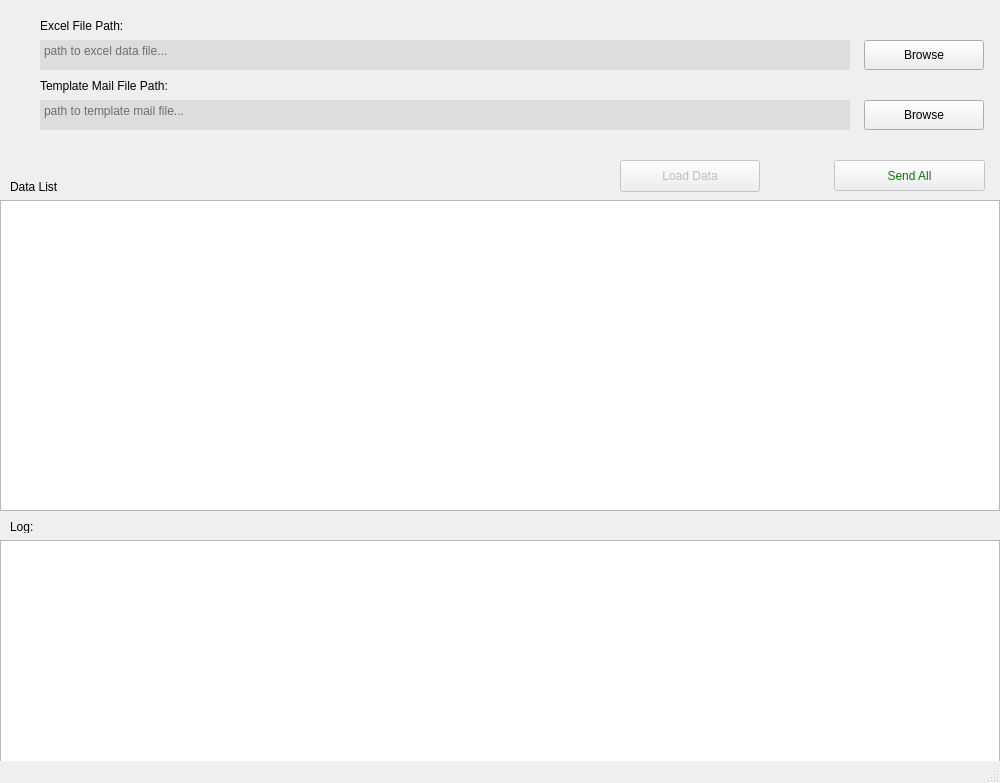
<?xml version="1.0" encoding="UTF-8"?>
<ui version="4.0">
 <class>mainWindow</class>
 <widget class="QMainWindow" name="mainWindow">
  <property name="geometry">
   <rect>
    <x>0</x>
    <y>0</y>
    <width>1000</width>
    <height>783</height>
   </rect>
  </property>
  <property name="sizePolicy">
   <sizepolicy hsizetype="Maximum" vsizetype="Fixed">
    <horstretch>1</horstretch>
    <verstretch>0</verstretch>
   </sizepolicy>
  </property>
  <property name="windowTitle">
   <string>CatRunner :: Send Mail With Template</string>
  </property>
  <widget class="QWidget" name="centralwidget">
   <widget class="QPushButton" name="btnLoadData">
    <property name="enabled">
     <bool>false</bool>
    </property>
    <property name="geometry">
     <rect>
      <x>620</x>
      <y>160</y>
      <width>140</width>
      <height>32</height>
     </rect>
    </property>
    <property name="text">
     <string>Load Data</string>
    </property>
   </widget>
   <widget class="QTextEdit" name="inpDataFilePath">
    <property name="enabled">
     <bool>true</bool>
    </property>
    <property name="geometry">
     <rect>
      <x>40</x>
      <y>40</y>
      <width>810</width>
      <height>30</height>
     </rect>
    </property>
    <property name="sizePolicy">
     <sizepolicy hsizetype="Expanding" vsizetype="Minimum">
      <horstretch>0</horstretch>
      <verstretch>0</verstretch>
     </sizepolicy>
    </property>
    <property name="layoutDirection">
     <enum>Qt::LeftToRight</enum>
    </property>
    <property name="styleSheet">
     <string>border: solid 1px green; background-color: #ddd;</string>
    </property>
    <property name="readOnly">
     <bool>true</bool>
    </property>
    <property name="acceptRichText">
     <bool>false</bool>
    </property>
    <property name="cursorWidth">
     <number>0</number>
    </property>
    <property name="placeholderText">
     <string>path to excel data file...</string>
    </property>
   </widget>
   <widget class="QPushButton" name="btnSendAll">
    <property name="enabled">
     <bool>false</bool>
    </property>
    <property name="geometry">
     <rect>
      <x>834</x>
      <y>160</y>
      <width>151</width>
      <height>31</height>
     </rect>
    </property>
    <property name="styleSheet">
     <string notr="true">color: green;</string>
    </property>
    <property name="text">
     <string>Send All</string>
    </property>
   </widget>
   <widget class="QTableWidget" name="dataList">
    <property name="geometry">
     <rect>
      <x>0</x>
      <y>200</y>
      <width>1000</width>
      <height>311</height>
     </rect>
    </property>
    <property name="sizePolicy">
     <sizepolicy hsizetype="Expanding" vsizetype="Expanding">
      <horstretch>1</horstretch>
      <verstretch>0</verstretch>
     </sizepolicy>
    </property>
    <property name="autoFillBackground">
     <bool>true</bool>
    </property>
    <attribute name="horizontalHeaderCascadingSectionResizes">
     <bool>true</bool>
    </attribute>
    <attribute name="horizontalHeaderStretchLastSection">
     <bool>true</bool>
    </attribute>
    <attribute name="verticalHeaderShowSortIndicator" stdset="0">
     <bool>true</bool>
    </attribute>
    <attribute name="verticalHeaderStretchLastSection">
     <bool>false</bool>
    </attribute>
   </widget>
   <widget class="QPushButton" name="btnBrowseData">
    <property name="geometry">
     <rect>
      <x>864</x>
      <y>40</y>
      <width>120</width>
      <height>30</height>
     </rect>
    </property>
    <property name="text">
     <string>Browse</string>
    </property>
   </widget>
   <widget class="QListWidget" name="logList">
    <property name="geometry">
     <rect>
      <x>0</x>
      <y>540</y>
      <width>1000</width>
      <height>225</height>
     </rect>
    </property>
   </widget>
   <widget class="QLabel" name="label">
    <property name="geometry">
     <rect>
      <x>10</x>
      <y>520</y>
      <width>47</width>
      <height>13</height>
     </rect>
    </property>
    <property name="text">
     <string>Log:</string>
    </property>
   </widget>
   <widget class="QLabel" name="label_2">
    <property name="geometry">
     <rect>
      <x>10</x>
      <y>180</y>
      <width>47</width>
      <height>13</height>
     </rect>
    </property>
    <property name="text">
     <string>Data List:</string>
    </property>
   </widget>
   <widget class="QTextEdit" name="inpTemplateFilePath">
    <property name="geometry">
     <rect>
      <x>40</x>
      <y>100</y>
      <width>810</width>
      <height>30</height>
     </rect>
    </property>
    <property name="sizePolicy">
     <sizepolicy hsizetype="Expanding" vsizetype="Minimum">
      <horstretch>0</horstretch>
      <verstretch>0</verstretch>
     </sizepolicy>
    </property>
    <property name="readOnly">
     <bool>true</bool>
    </property>
    <property name="cursorWidth">
     <number>0</number>
    </property>
    <property name="styleSheet">
     <string>border: solid 1px green; background-color: #ddd;</string>
    </property>
    <property name="placeholderText">
     <string>path to template mail file...</string>
    </property>
   </widget>
   <widget class="QPushButton" name="btnBrowseTemplate">
    <property name="geometry">
     <rect>
      <x>864</x>
      <y>100</y>
      <width>120</width>
      <height>30</height>
     </rect>
    </property>
    <property name="text">
     <string>Browse</string>
    </property>
   </widget>
   <widget class="QLabel" name="label_3">
    <property name="geometry">
     <rect>
      <x>40</x>
      <y>10</y>
      <width>121</width>
      <height>31</height>
     </rect>
    </property>
    <property name="text">
     <string>Excel File Path:</string>
    </property>
   </widget>
   <widget class="QLabel" name="label_4">
    <property name="geometry">
     <rect>
      <x>40</x>
      <y>75</y>
      <width>151</width>
      <height>21</height>
     </rect>
    </property>
    <property name="text">
     <string>Template Mail File Path:</string>
    </property>
   </widget>
  </widget>
  <widget class="QMenuBar" name="menubar">
   <property name="geometry">
    <rect>
     <x>0</x>
     <y>0</y>
     <width>1000</width>
     <height>21</height>
    </rect>
   </property>
  </widget>
  <widget class="QStatusBar" name="statusbar"/>
 </widget>
 <resources/>
 <connections/>
</ui>
